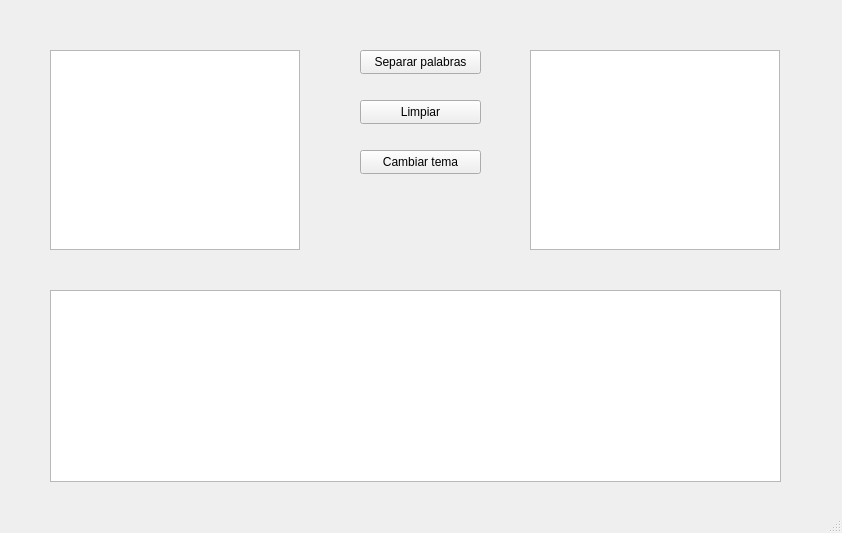
<?xml version="1.0" encoding="UTF-8"?>
<ui version="4.0">
 <class>MainWindow</class>
 <widget class="QMainWindow" name="MainWindow">
  <property name="geometry">
   <rect>
    <x>0</x>
    <y>0</y>
    <width>842</width>
    <height>533</height>
   </rect>
  </property>
  <property name="windowTitle">
   <string>Separador de palabras</string>
  </property>
  <property name="windowIcon">
   <iconset>
    <normaloff>../94d07e4f/icono.png</normaloff>../94d07e4f/icono.png</iconset>
  </property>
  <widget class="QWidget" name="centralwidget">
   <widget class="QPushButton" name="pushButton">
    <property name="geometry">
     <rect>
      <x>360</x>
      <y>50</y>
      <width>121</width>
      <height>24</height>
     </rect>
    </property>
    <property name="cursor">
     <cursorShape>PointingHandCursor</cursorShape>
    </property>
    <property name="text">
     <string>Separar palabras</string>
    </property>
   </widget>
   <widget class="QTableWidget" name="tableWidget">
    <property name="geometry">
     <rect>
      <x>50</x>
      <y>290</y>
      <width>731</width>
      <height>192</height>
     </rect>
    </property>
    <property name="contextMenuPolicy">
     <enum>Qt::DefaultContextMenu</enum>
    </property>
   </widget>
   <widget class="QTextEdit" name="textEdit">
    <property name="geometry">
     <rect>
      <x>50</x>
      <y>50</y>
      <width>250</width>
      <height>200</height>
     </rect>
    </property>
   </widget>
   <widget class="QTextEdit" name="textEdit_3">
    <property name="geometry">
     <rect>
      <x>530</x>
      <y>50</y>
      <width>250</width>
      <height>200</height>
     </rect>
    </property>
   </widget>
   <widget class="QPushButton" name="pushButton_2">
    <property name="geometry">
     <rect>
      <x>360</x>
      <y>100</y>
      <width>121</width>
      <height>24</height>
     </rect>
    </property>
    <property name="cursor">
     <cursorShape>PointingHandCursor</cursorShape>
    </property>
    <property name="text">
     <string>Limpiar</string>
    </property>
   </widget>
   <widget class="QPushButton" name="pushButton_3">
    <property name="geometry">
     <rect>
      <x>360</x>
      <y>150</y>
      <width>121</width>
      <height>24</height>
     </rect>
    </property>
    <property name="cursor">
     <cursorShape>PointingHandCursor</cursorShape>
    </property>
    <property name="text">
     <string>Cambiar tema</string>
    </property>
   </widget>
  </widget>
  <widget class="QMenuBar" name="menubar">
   <property name="geometry">
    <rect>
     <x>0</x>
     <y>0</y>
     <width>842</width>
     <height>21</height>
    </rect>
   </property>
  </widget>
  <widget class="QStatusBar" name="statusbar"/>
 </widget>
 <resources/>
 <connections/>
</ui>
